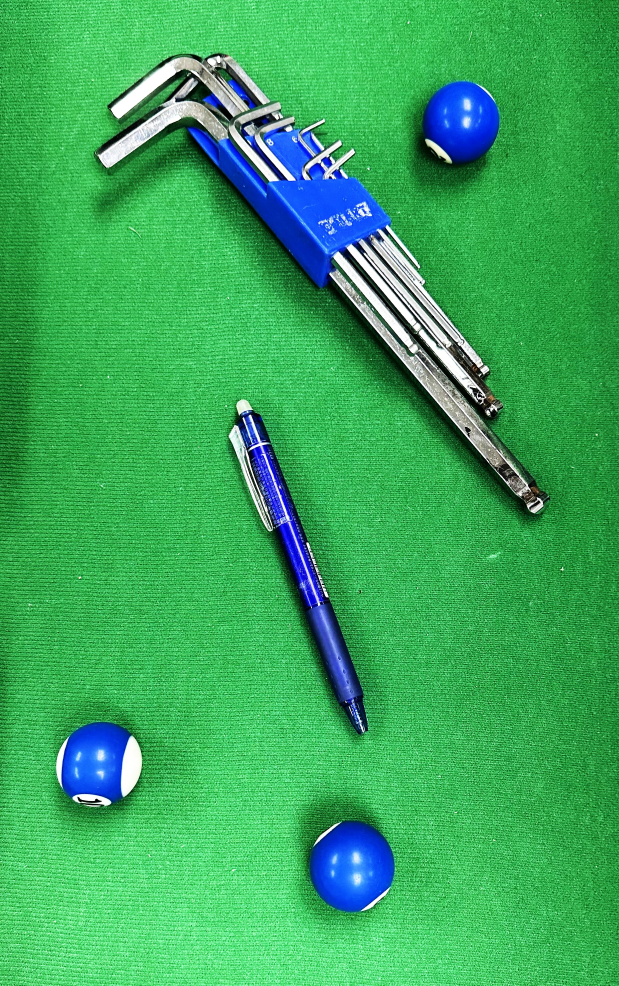
#> input picture 1019TW/contrasthigh.jpg, 1856 x 2957 px (shown at 1/3 size)
$ jupyter execute --allow-errors Random.ipynb
#> lines starting #> are read from the running program, lines starting #| are printed output that depends on the picture
# function random

[cell 1]
import random

def gen_lo_up(): # generate HSV at random
    # 定義HSV_mask 的上下限值
    seed = random.getstate()
    random.setstate(seed)

    lower = [0]*3
    upper = [0]*3
    lower[0] = random.randint(0,180)
    upper[0] = random.randint(lower[0],180)

    for i in range(1,3):
        lower[i] = random.randint(0,255)
        upper[i] = random.randint(lower[i],255)

    lo = np.array([lower[0],lower[1],lower[2]])
    up = np.array([upper[0],upper[1],upper[2]])

    return lo, up

    # lower_blue = np.array([lower[0],lower[1],lower[2]])
    # upper_blue = np.array([upper[0],upper[1],upper[2]])

# find useable lower & upper value

[cell 2]
def find_lo_up(img, lower_blue, upper_blue):
    # [10 lines of commented-out code are left out]
    while(True):

        # 先將原影像由 BGR 色域轉成 HSV 色域並顯示
        hsv_img = cv.cvtColor(img, cv.COLOR_BGR2HSV)

        # 透過 inRange() 函式形成白色遮罩，遮罩區域為原始影像區域
        hsv_bin_mask = cv.inRange(hsv_img, lower_blue, upper_blue)

        # 套用 hsv_bin_mask 到原圖上進行過濾
        hsv_mask = cv.bitwise_and(img, img, None, mask=hsv_bin_mask)

        # 將我們的 HSV Mask 套用OpenCV內建的Contours輪廓函式，在我們目標物體畫出邊框

        # 找輪廓 the one greater than expect
        (cnts, _) = cv.findContours(hsv_bin_mask.copy(), cv.RETR_EXTERNAL, cv.CHAIN_APPROX_SIMPLE)  # 回傳輪廓list

        if(cnts == ()):
            # print("No cnts") # No cnts
            return -1 # quit loop

        else:   # detect cnts have content
            max_area = 0
            (x, y, w, h) = cv.boundingRect(cnts[max_area])  # 輪廓矩形
            for i in range(len(cnts)): # find max rect
                (_x, _y, _w, _h) = cv.boundingRect(cnts[i])  # 矩形 rect
                if ( ( _w * _h ) > ( w * h ) ):
                    max_area = i
                    (x, y, w, h) = cv.boundingRect(cnts[max_area])

            # find max area %
            ratio = (h * w) / (img.shape[0] * img.shape[1]) #hieght,width
            # print("ratio : {:.4f}".format(ratio))

            return lower_blue ,upper_blue, ratio # find interval, process next

    # [18 lines of commented-out code are left out]

# Result: (must have useable lower & upper first)

[cell 3]
# [50 lines left out: function result_perview, not called in this run]

# run main

[cell 4]
import numpy as np
import cv2 as cv

# 讀取影像
img_name = 'contrasthigh.jpg'
img = cv.imread(img_name)
#> img is the input picture: shape (2957, 1856, 3); mean B, G, R 93.8, 169.6, 58.6
img = cv.resize(img, (640, 480), interpolation=cv.INTER_AREA)
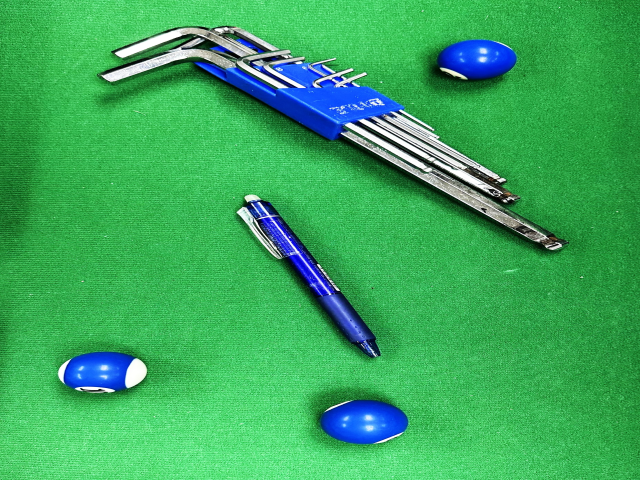
#> img: shape (480, 640, 3); mean B, G, R 93.8, 169.6, 58.6
cv.imshow("original", img)
cv.waitKey(0)
cv.destroyAllWindows()

# set img cut01- with object
img_cut01 = img[70:142, 320:400]
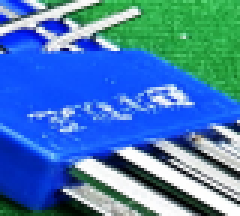
#> img_cut01: shape (72, 80, 3) (shown 3 times larger); mean B, G, R 181.8, 124.2, 69.9
# img_cut01 = img[270:401, 400:515] # y_up, y_down, x_up , x_down
cv.imshow("cut01", img_cut01)

# set img cut02- without object
img_cut02 = img[150:200, 0:640]
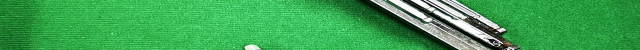
#> img_cut02: shape (50, 640, 3); mean B, G, R 82.7, 164.1, 59.8
# img_cut02 = img[30:337, 215:393] # y_up, y_down, x_up , x_down
cv.imshow("cut02", img_cut02)

cv.waitKey(0)
cv.destroyAllWindows()

#> (the rest of this cell did not finish here and is left out)

$ run again, with 1019TW/balls.jpg copied over 1019TW/contrasthigh.jpg
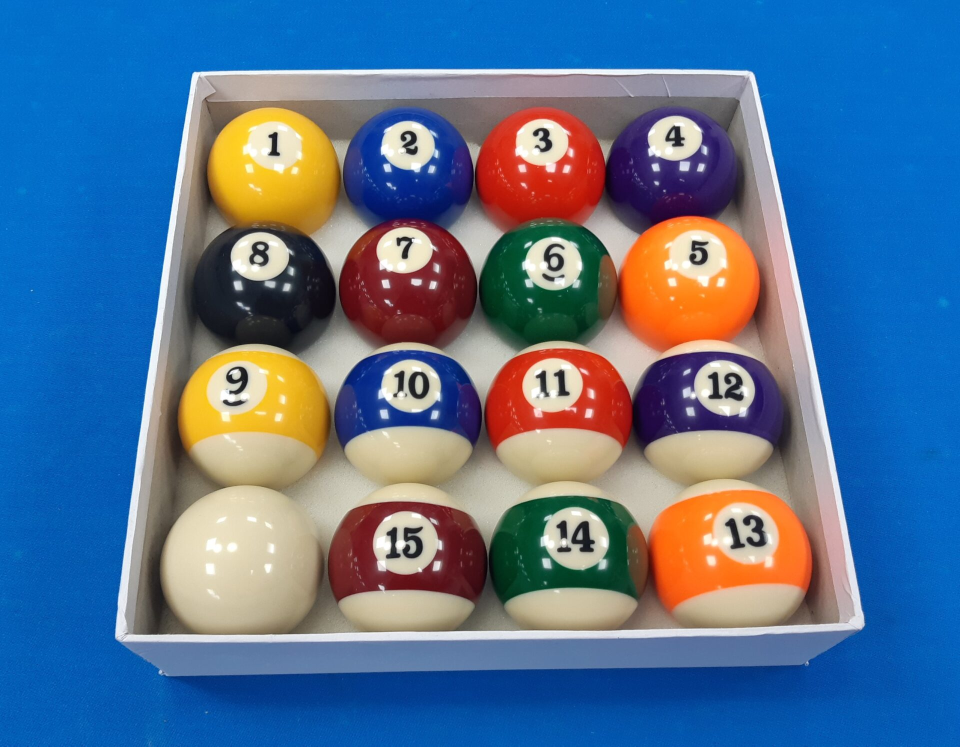
#> input picture 1019TW/balls.jpg, 1920 x 1493 px (shown at 1/2 size)
#> img is the input picture: shape (1493, 1920, 3); mean B, G, R 146.3, 113.8, 84.5
#> img: shape (480, 640, 3)
#> `img_cut01 = img[70:142, 320:400]`:
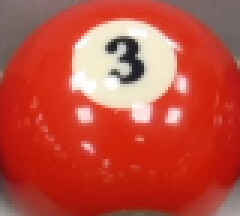
#> img_cut01: shape (72, 80, 3) (shown 3 times larger); mean B, G, R 61.8, 76.3, 191.4
#> `img_cut02 = img[150:200, 0:640]`:
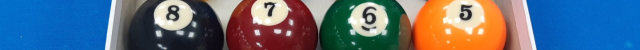
#> img_cut02: shape (50, 640, 3); mean B, G, R 125.7, 108.4, 92.8
